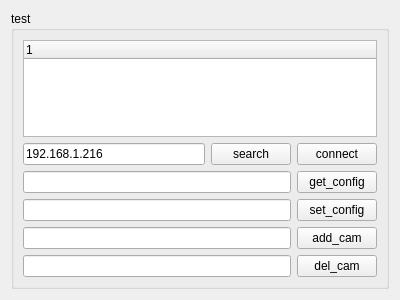
<?xml version="1.0" encoding="UTF-8"?>
<ui version="4.0">
 <class>FormDeviceDetail</class>
 <widget class="QWidget" name="FormDeviceDetail">
  <property name="geometry">
   <rect>
    <x>0</x>
    <y>0</y>
    <width>400</width>
    <height>300</height>
   </rect>
  </property>
  <property name="windowTitle">
   <string>Form</string>
  </property>
  <layout class="QGridLayout" name="gridLayout">
   <item row="0" column="0">
    <widget class="QGroupBox" name="groupBox">
     <property name="title">
      <string>test</string>
     </property>
     <layout class="QGridLayout" name="gridLayout_2">
      <item row="3" column="2">
       <widget class="QPushButton" name="pushButton_set_config">
        <property name="text">
         <string>set_config</string>
        </property>
       </widget>
      </item>
      <item row="1" column="2">
       <widget class="QPushButton" name="pushButton_connect">
        <property name="text">
         <string>connect</string>
        </property>
       </widget>
      </item>
      <item row="5" column="2">
       <widget class="QPushButton" name="pushButton_del_cam">
        <property name="text">
         <string>del_cam</string>
        </property>
       </widget>
      </item>
      <item row="0" column="0" colspan="3">
       <widget class="QTreeWidget" name="treeWidget_device">
        <property name="contextMenuPolicy">
         <enum>Qt::CustomContextMenu</enum>
        </property>
        <column>
         <property name="text">
          <string notr="true">1</string>
         </property>
        </column>
       </widget>
      </item>
      <item row="1" column="0">
       <widget class="QLineEdit" name="lineEdit_connect">
        <property name="text">
         <string>192.168.1.216</string>
        </property>
       </widget>
      </item>
      <item row="2" column="2">
       <widget class="QPushButton" name="pushButton_get_config">
        <property name="text">
         <string>get_config</string>
        </property>
       </widget>
      </item>
      <item row="4" column="2">
       <widget class="QPushButton" name="pushButton_add_cam">
        <property name="text">
         <string>add_cam</string>
        </property>
       </widget>
      </item>
      <item row="1" column="1">
       <widget class="QPushButton" name="pushButton_search">
        <property name="text">
         <string>search</string>
        </property>
       </widget>
      </item>
      <item row="2" column="0" colspan="2">
       <widget class="QLineEdit" name="lineEdit_get_config"/>
      </item>
      <item row="3" column="0" colspan="2">
       <widget class="QLineEdit" name="lineEdit_set_config"/>
      </item>
      <item row="4" column="0" colspan="2">
       <widget class="QLineEdit" name="lineEdit_add_cam"/>
      </item>
      <item row="5" column="0" colspan="2">
       <widget class="QLineEdit" name="lineEdit_del_cam"/>
      </item>
     </layout>
    </widget>
   </item>
  </layout>
 </widget>
 <resources/>
 <connections/>
</ui>
